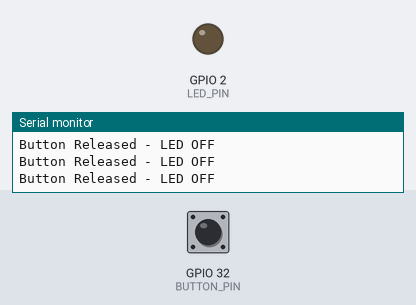
The sketch below on a simulated ESP32. On the bench: output pins drawn as LEDs (lit = HIGH), the last lines printed to the serial monitor. Inputs (shaded band) come from the test bench; at power-on: GPIO 32 (BUTTON_PIN) LOW.

Above: at 1.2 s.
1.3 s: GPIO 32 (BUTTON_PIN) pulled HIGH for 0.15 s
At 1.4 s:
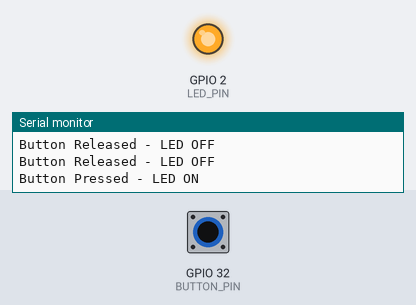
3.0 s: GPIO 32 (BUTTON_PIN) pulled HIGH for 3.2 s
At 6.6 s:
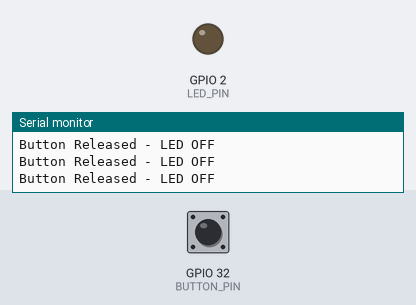
Timing chart, 0 to 8.1 s (numbered marks = the images above; inputs shaded):
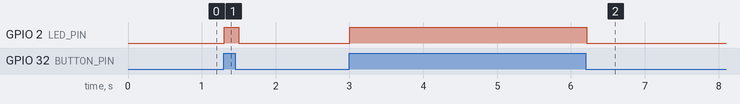

The sketch:

task1.ino
```cpp
#define LED_PIN 2
#define BUTTON_PIN 32

void setup() {
  pinMode(LED_PIN, OUTPUT);

  // Guna internal pull-up resistor ESP32
  pinMode(BUTTON_PIN, INPUT);

  Serial.begin(115200);
  Serial.println("ESP32 Push Button LED Control Started");
}

void loop() {

  int buttonState = digitalRead(BUTTON_PIN);

  // Bila button ditekan, pin jadi LOW
  if (buttonState == HIGH) {

    digitalWrite(LED_PIN, HIGH);
    Serial.println("Button Pressed - LED ON");

  } else {

    digitalWrite(LED_PIN, LOW);
    Serial.println("Button Released - LED OFF");
  }

  delay(100);
}
```

Measured:
- after the input at 1.3 s, GPIO 2 (LED_PIN): LOW → HIGH at once, → LOW 0.20 s later
- after the input at 3.0 s, GPIO 2 (LED_PIN): LOW → HIGH at once, → LOW 3.2 s later
